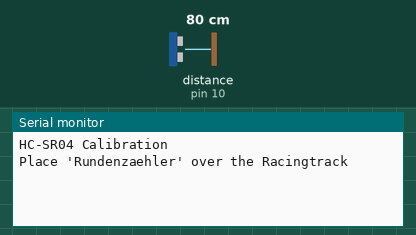
Simulated run of this sketch. Board: Arduino Uno, built with avr-gcc and run on an emulated ATmega328P. Parts: the last lines printed to the serial monitor. The test bench sets the inputs (shaded band); at power-on: distance to the obstacle (sensor on pin 10) 80 cm. The echo pulse lasts 58.3 µs per cm.

Above: at 1.2 s.
1.3 s: distance to the obstacle (sensor on pin 10) set to 2 cm
At 2.6 s:
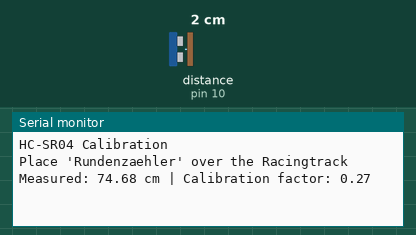
4.3 s: distance to the obstacle (sensor on pin 10) set to 4 cm
At 6.4 s:
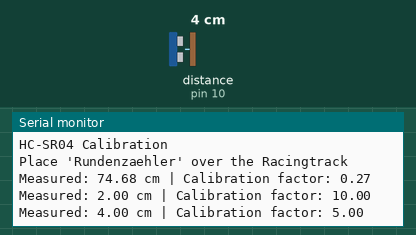
Timing chart, 0 to 7.9 s (numbered marks = the images above; inputs shaded):
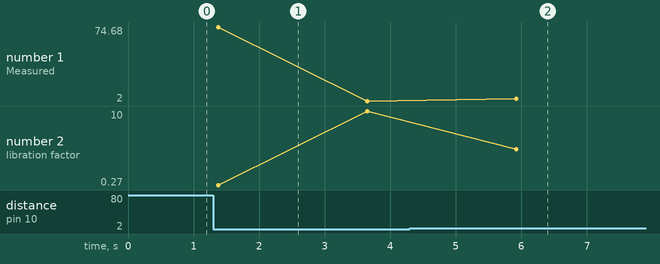

Measured:
- after the input at 1.3 s, the serial monitor: prints a new line after 0.08 s (image 1)
- after the input at 4.3 s, the serial monitor: prints a new line after 1.6 s (image 2)
- plotted number 1: 2 → 4 after the input at 4.3 s
- plotted number 2: 10 → 5 after the input at 4.3 s

The sketch:

Calibration.ino
```cpp
/**
 * @file HCSR04Calibration.ino
 * @brief HC-SR04 ultrasonic sensor calibration tool
 * @details
 * Rundenzaehler fuer die Carrera-Bahn
 * Measures known distance (20cm) and calculates calibration factor
 * @author Gruppe 2
 * @date 2025-06
 */

#include <NewPing.h>

#define TRIGGER_PIN 9
#define ECHO_PIN 10
#define KNOWN_DISTANCE 20.0 // 20 cm reference distance
#define SAMPLES 25          // Number of calibration samples

NewPing sonar(TRIGGER_PIN, ECHO_PIN);

void setup() {
  Serial.begin(115200);
  Serial.println("HC-SR04 Calibration");
  Serial.println("Place 'Rundenzaehler' over the Racingtrack");
}

void loop() {
  float sum = 0;

  // Take multiple samples
  for(int i = 0; i < SAMPLES; i++) {
    delay(50);
    float distance = sonar.ping_cm();
    if(distance > 0) {
      sum += distance;
    }
  }

  // Calculate calibration factor
  float measured = sum / SAMPLES;
  float factor = KNOWN_DISTANCE / measured;

  Serial.print("Measured: ");
  Serial.print(measured, 2);
  Serial.print(" cm | Calibration factor: ");
  Serial.println(factor, 2);

  delay(1000);
}
```
